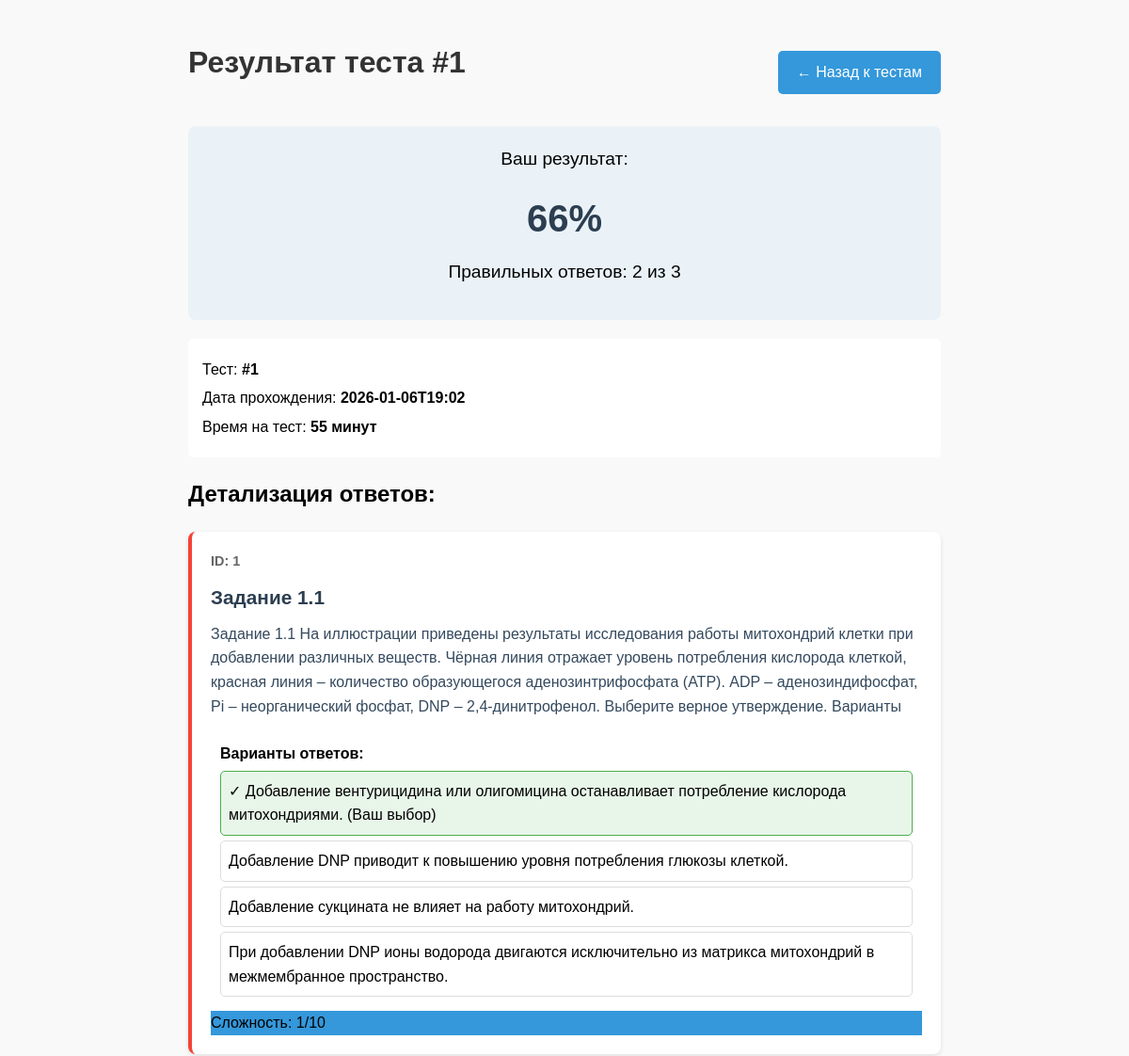
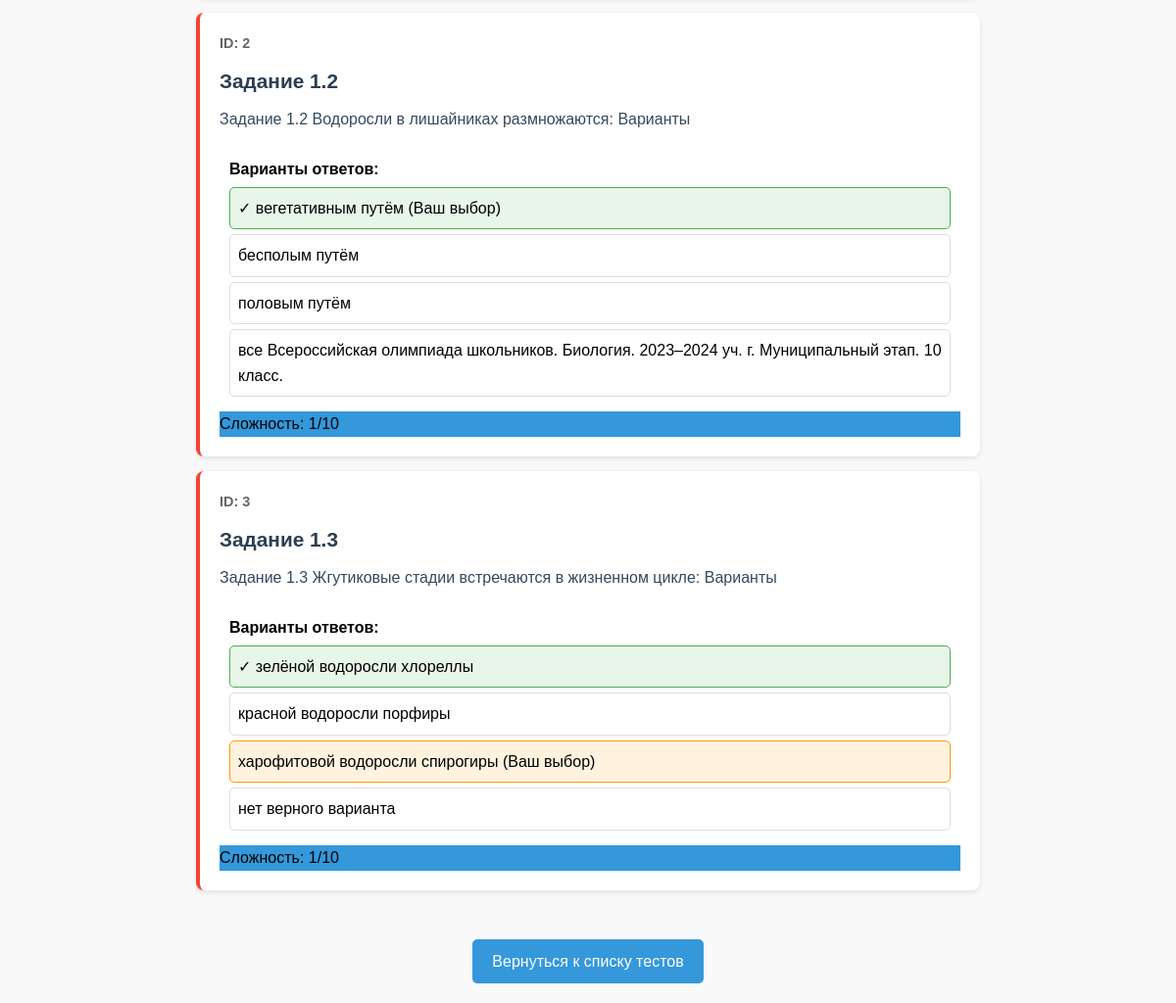
Page /test/result/2 (signed in) on the committed database (2 pictures, top to bottom).
### tables this page shows
CREATE TABLE tests (id INTEGER PRIMARY KEY AUTOINCREMENT, time INTEGER NOT NULL, attempts INTEGER NOT NULL, tasks_id TEXT NOT NULL, access_code TEXT, test_name TEXT);

CREATE TABLE attempts (id INTEGER PRIMARY KEY AUTOINCREMENT, test_id INTEGER NOT NULL, user_id INTEGER NOT NULL, score INTEGER NOT NULL, answers TEXT NOT NULL, timestamp TEXT NOT NULL, time INTEGER);

CREATE TABLE tasks6 (id INTEGER PRIMARY KEY, title TEXT NOT NULL, description TEXT NOT NULL, anwser TEXT, difficulty INTEGER, tags TEXT, source TEXT, task_type TEXT DEFAULT 'text_answer', is_visible_to_students BIT DEFAULT 1);

CREATE TABLE task_options (id INTEGER PRIMARY KEY AUTOINCREMENT, task_id INTEGER NOT NULL, option_text TEXT NOT NULL, is_correct INTEGER DEFAULT 0, option_order INTEGER DEFAULT 0, FOREIGN KEY(task_id) REFERENCES tasks6(id) ON DELETE CASCADE);

### app.py (the view)
@app.route('/test/result/<int:attempt_id>')
def test_result(attempt_id):
    if 'user_id' not in session:
        flash('Войдите в систему', 'error')
        return redirect(url_for('login'))
    attempt = get_attempt_by_id(attempt_id)
    if not attempt:
        flash('Результат не найден', 'error')
        return redirect(url_for('view_tests'))
    conn = sqlite3.connect(DB_PATH)
    cursor = conn.cursor()
    cursor.execute("SELECT 1 FROM teachers WHERE user_id = ?", (session['user_id'],))
    is_teacher = cursor.fetchone() is not None
    conn.close()
    if attempt[2] != session['user_id'] and not is_teacher:
        flash('Нет доступа', 'error')
        return redirect(url_for('view_tests'))
    test = get_test_by_id(attempt[1])
    if not test:
        flash('Тест не найден', 'error')
        return redirect(url_for('view_tests'))
    task_ids = [int(id_str.strip()) for id_str in test[3].split(',') if id_str.strip()]
    tasks = get_tasks_by_ids(task_ids)
    task_options = {}
    for task in tasks:
        if len(task) > 7 and task[7] == 'multiple_choice':  # task_type is at index 7
            options = get_task_options(task[0])
            task_options[task[0]] = options
    import ast
    try:
        user_answers = ast.literal_eval(attempt[4] or '{}')
        if not isinstance(user_answers, dict):
            user_answers = {}
    except Exception:
        user_answers = {}
    return render_template('test_result.html', test=test, attempt=attempt, tasks=tasks, task_options=task_options, user_answers=user_answers, get_difficulty_color=get_difficulty_color, user=session.get('user_info'))

### app.py (called while the page is built)
def get_difficulty_color(difficulty):
    colors = ['#3498db', '#2ecc71', '#1abc9c', '#f1c40f', '#f39c12', '#e67e22', '#d35400', '#e74c3c', '#c0392b', '#2c3e50']
    return colors[max(0, min(int(difficulty) - 1, len(colors) - 1))]

def get_test_by_id(test_id):
    conn = sqlite3.connect(DB_PATH)
    cursor = conn.cursor()
    cursor.execute("SELECT * FROM tests WHERE id = ?", (test_id,))
    test = cursor.fetchone()
    conn.close()
    return test

def get_tasks_by_ids(task_ids):
    if not task_ids: return []
    placeholders = ','.join('?' * len(task_ids))
    query = f"SELECT * FROM tasks6 WHERE id IN ({placeholders})"
    conn = sqlite3.connect(DB_PATH)
    cursor = conn.cursor()
    cursor.execute(query, task_ids)
    tasks = cursor.fetchall()
    conn.close()
    return tasks

def get_task_options(task_id):
    conn = sqlite3.connect(DB_PATH)
    cursor = conn.cursor()
    cursor.execute("SELECT id, option_text, is_correct, option_order FROM task_options WHERE task_id = ? ORDER BY option_order", (task_id,))
    options = cursor.fetchall()
    conn.close()
    return options

def get_attempt_by_id(attempt_id):
    conn = sqlite3.connect(DB_PATH)
    cursor = conn.cursor()
    cursor.execute("SELECT * FROM attempts WHERE id = ?", (attempt_id,))
    attempt = cursor.fetchone()
    conn.close()
    return attempt

### templates/test_result.html (shortened to what this page needs)
<!DOCTYPE html>
<html lang="ru">
<head>
</head>
<body>
    <div class="header">
        <h1>Результат теста #{{ test[0] }}</h1>
        <a href="/tests" class="btn">← Назад к тестам</a>
    </div>
    <div class="result-summary">
        <div class="score-text">Ваш результат:</div>
        <div class="score">{{ attempt[3] }}%</div>
        <div class="score-text">
            Правильных ответов: {{ (attempt[3]+1) * tasks|length // 100 }} из {{ tasks|length }}
        </div>
    </div>
    <div class="test-info">
        <div class="test-info-item">Тест: <strong>#{{ test[0] }}</strong></div>
        <div class="test-info-item">Дата прохождения: <strong>{{ attempt[5][:16] }}</strong></div>
        <div class="test-info-item">Время на тест: <strong>{{ test[1] }} минут</strong></div>
    </div>
    <h2>Детализация ответов:</h2>
    {% for task in tasks %}
    {% set is_correct = False %}
    {% if task|length > 7 and task[7] == 'multiple_choice' %}
        {% for option in task_options.get(task[0], []) %}
            {% if option[1] == user_answers.get(task[0], '') and option[2] %}
                {% set is_correct = True %}
            {% endif %}
        {% endfor %}
    {% else %}
        {% if user_answers.get(task[0], '')|lower == (task[3] or '')|lower %}
            {% set is_correct = True %}
        {% endif %}
    {% endif %}
    <div class="task {% if is_correct %}correct{% else %}incorrect{% endif %}">
        <div class="task-id">ID: {{ task[0] }}</div>
        <div class="task-title">{{ task[1] }}</div>
        <div class="task-description">{{ task[2] }}</div>
        {% if task|length > 7 and task[7] == 'multiple_choice' %}
            <div class="answer-section">
                <div><strong>Варианты ответов:</strong></div>
                {% for option in task_options.get(task[0], []) %}
                <div class="option-result {% if option[1] == user_answers.get(task[0], '') %}user-selected{% endif %} {% if option[2] %}correct-option{% endif %}">
                    {% if option[2] %}✓{% endif %} {{ option[1] }}
                    {% if option[1] == user_answers.get(task[0], '') %} (Ваш выбор){% endif %}
                </div>
                {% endfor %}
            </div>
        {% endif %}
        <div class="task-difficulty" style="background-color: {{ get_difficulty_color(task[4]) }}">
            Сложность: {{ task[4] }}/10
        </div>
    </div>
    {% endfor %}
    <div style="text-align: center; margin-top: 30px;">
        <a href="/tests" class="btn">Вернуться к списку тестов</a>
    </div>
</body>
</html>

### templates/test_result.html (style rules this page uses)
body { font-family: Arial, sans-serif; line-height: 1.6; margin: 0; padding: 20px; max-width: 800px; margin: 0 auto; background-color: #f9f9f9; }
.header { display: flex; justify-content: space-between; align-items: center; margin-bottom: 20px; }
h1 { color: #333; }
.result-summary { background: #eaf2f8; padding: 20px; border-radius: 8px; text-align: center; margin-bottom: 20px; }
.score { font-size: 2.5em; font-weight: bold; margin: 10px 0; color: #2c3e50; }
.score-text { font-size: 1.2em; margin-bottom: 15px; }
.test-info { background: white; padding: 15px; border-radius: 5px; margin-bottom: 20px; }
.test-info-item { margin: 5px 0; }
.task { background: white; margin: 15px 0; padding: 20px; border-radius: 8px; box-shadow: 0 2px 5px rgba(0,0,0,0.1); }
.task-id { font-weight: bold; color: #666; font-size: 0.9em; }
.task-title { font-size: 1.3em; color: #2c3e50; margin: 10px 0; font-weight: bold; }
.task-description { margin: 10px 0; color: #34495e; }
.answer-section { margin-top: 15px; padding: 10px; border-radius: 5px; }
.option-result { padding: 8px; margin: 5px 0; border-radius: 5px; border: 1px solid #ddd; }
.correct-option { background-color: #e8f5e9; border-color: #4caf50; }
.user-selected { background-color: #fff3e0; border-color: #ff9800; }
.user-selected.correct-option { background-color: #e8f5e9; border-color: #4caf50; }
.incorrect { border-left: 4px solid #f44336; }
.btn { display: inline-block; padding: 10px 20px; background-color: #3498db; color: white; border: none; border-radius: 5px; text-decoration: none; margin-top: 20px; cursor: pointer; }

### rows in the picture
tests: id "1", time "55"
attempts: score "66", timestamp "2026-01-06T19:02"
tasks6: id "1", title "Задание 1.1", description "Задание 1.1 На иллюстрации приведены результаты исследования работы митохондрий клетки при добавлении различных веществ. Чёрная линия отражает уровень потребления кислорода клеткой, красная линия – количество образующегося аденозинтрифосфата (ATP). ADP – аденозиндифосфат, Pi – неорганический фосфат, DNР – 2,4-динитрофенол. Выберите верное утверждение. Варианты", difficulty "1"
task_options: option_text "Добавление вентурицидина или олигомицина останавливает потребление кислорода митохондриями.", shows "(Ваш выбор)"
task_options: option_text "Добавление DNP приводит к повышению уровня потребления глюкозы клеткой."
task_options: option_text "Добавление сукцината не влияет на работу митохондрий."
task_options: option_text "При добавлении DNP ионы водорода двигаются исключительно из матрикса митохондрий в межмембранное пространство."
tasks6: id "2", title "Задание 1.2", description "Задание 1.2 Водоросли в лишайниках размножаются: Варианты", difficulty "1"
task_options: option_text "вегетативным путём", shows "(Ваш выбор)"
task_options: option_text "бесполым путём"
task_options: option_text "половым путём"
task_options: option_text "все Всероссийская олимпиада школьников. Биология. 2023–2024 уч. г. Муниципальный этап. 10 класс."
tasks6: id "3", title "Задание 1.3", description "Задание 1.3 Жгутиковые стадии встречаются в жизненном цикле: Варианты", difficulty "1"
task_options: option_text "зелёной водоросли хлореллы"
task_options: option_text "красной водоросли порфиры"
task_options: option_text "харофитовой водоросли спирогиры", shows "(Ваш выбор)"
task_options: option_text "нет верного варианта"

### other values in the picture
{{ (attempt[3]+1) * tasks|length // 100 }} "2"
{{ tasks|length }} "3"
